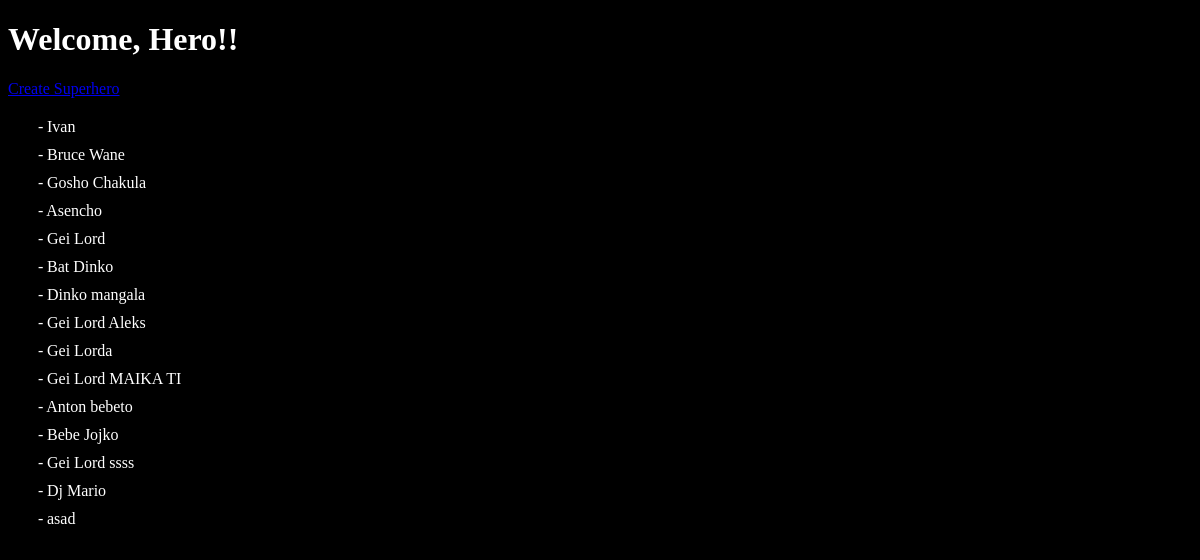
Before: / with the older database file.
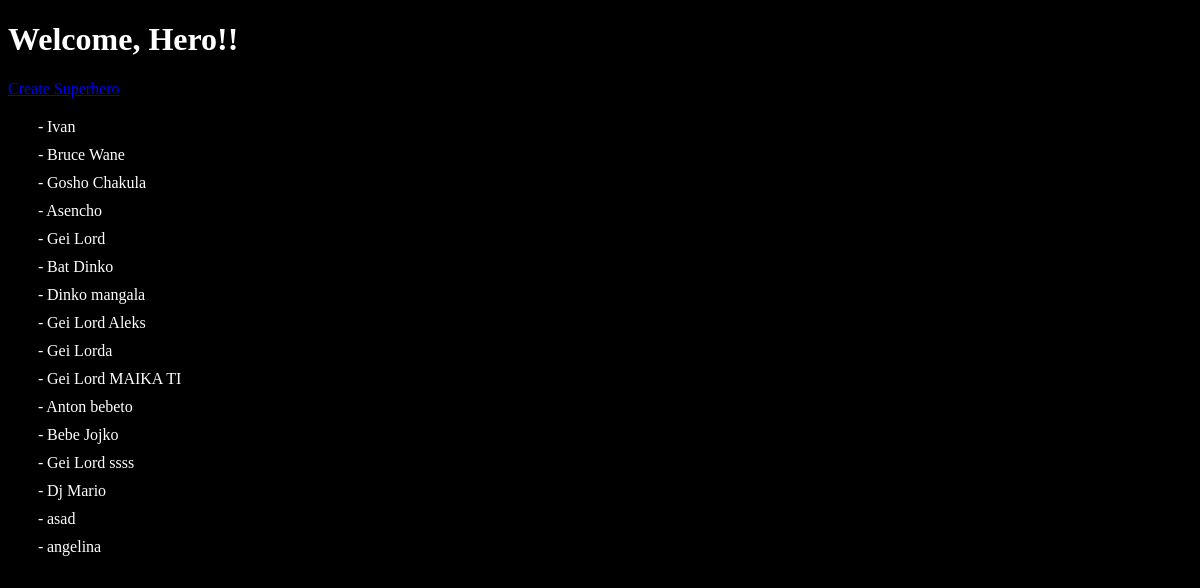
After: the same page with the newer database file.
### superheroes/models.py (models this page shows)
class Superhero(models.Model):
    name = models.CharField(max_length=100, unique=True)
    secret_identity = models.CharField(max_length=40)
    class Meta:
        db_table = 'superheroes'

### superheroes/views.py (the view)
# urls.py: path('', SuperheroesListView.as_view()),
class SuperheroesListView(ListView):
    model = Superhero
    template_name = 'superheroes.html'
    queryset = Superhero.objects.all()
    context_object_name = "superhero_list"

### templates/superheroes.html (shortened to what this page needs)
<!DOCTYPE html>
<html lang="en">
<head>
    {% load static %}
    <link rel="stylesheet" href="{% static 'main.css' %}" />
</head>
<body>
    <h1>Welcome, Hero!!</h1>
    <a href="{% url 'create superhero'%}">Create Superhero</a>
    <ul>
        {% for superhero in superhero_list %}
            <li>
                {{ superhero.name }}
            </li>
        {% endfor %}
    </ul>
</body>
</html>

### superheroes/static/main.css (style rules this page uses)
body { background-color: black; color: white; }
ul { margin: 15px; padding: 0; list-style-type: none; }
ul li:before { content: "-"; display: inline-block; width: 5px; height: 100%; }
ul li { padding: 5px 15px }

Changed rows visible on the page:
added Superhero: name "angelina"
